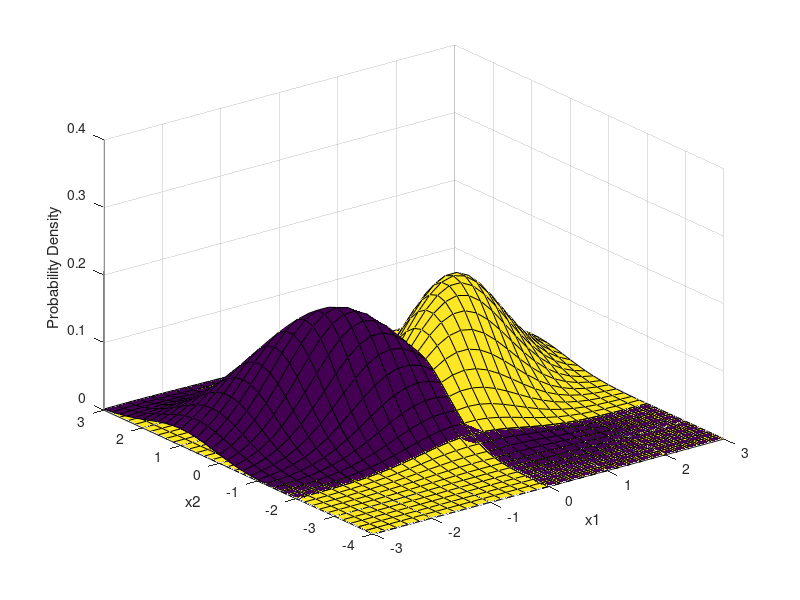
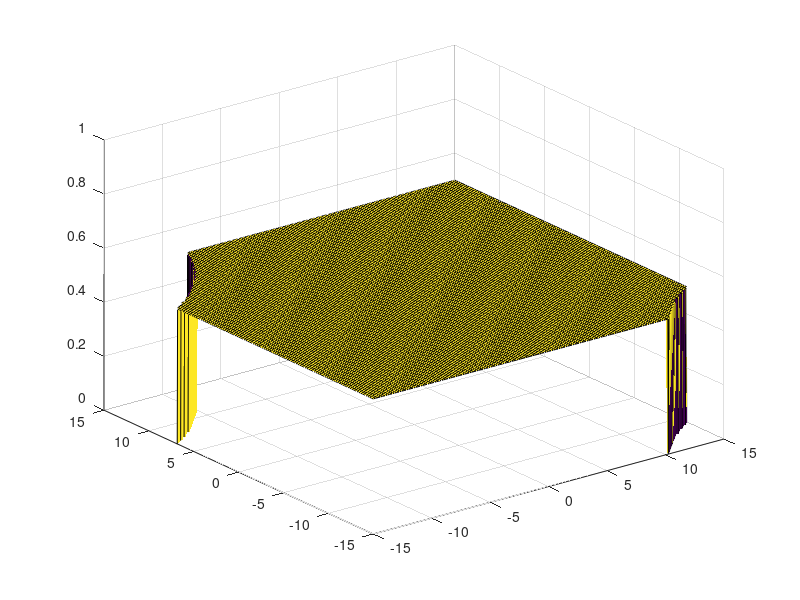

MATLAB code for these plots, in order:
x1 = -15:0.2:15; x2 =-15:0.2:15;
[X1,X2] = meshgrid(x1,x2);
C1 = ones(size(x1,2),size(x2,2)) - 0.5 ;
C2 = ones(size(x1,2),size(x2,2)) + 0.5 ;

mu = [1 0];
Sigma = [1 0.5; 0.5 1];
F1 = mvnpdf([X1(:) X2(:)],mu,Sigma);
F1 = reshape(F1,length(x1),length(x2));
surf(x1,x2,F1,C2);
% caxis([min(F(:))-.5*range(F(:)),max(F(:))]);
axis([-10 10 -10 10 0 .4])
xlabel('x1'); ylabel('x2'); zlabel('Probability Density');

hold on;
mu = [-1 0];
Sigma = [1 -0.5; -0.5 1];
F2 = mvnpdf([X1(:) X2(:)],mu,Sigma);
F2 = reshape(F2,length(x2),length(x1));
surf(x1,x2,F2,C1);
% caxis([min(F(:))-.5*range(F(:)),max(F(:))]);
axis([-3 3 -4 3 0 .4])
% xlabel('x1'); ylabel('x2'); zlabel('Probability Density');

figure;
threshold = 1 ;
epsilon1 = Inf ;

while(epsilon1 ~= 0.05)
    F = zeros(size(x1,2), size(x2,2)) - 2;
    for i = 1: size(x1,2)
        for j = 1 : size(x2,2) 
            if(F1(i,j) > threshold * F2(i,j))
                F(i,j) = 0.5 ;
            end
        end
    end
    epsilon1 = 1 - size(find(F > 0),1) / (size(F,1) * size(F,2)) ;
    if(epsilon1 < 0.048)
        threshold = threshold * 1.5 ;
    elseif(epsilon1 > 0.052)
        threshold = threshold / 2 ;
    else
        break;
    end
    disp(epsilon1);
end
disp('estimated');
surf(x1,x2,F);
axis([-15 15 -15 15 0 1])
% caxis([min(F(:))-.5*range(F(:)),max(F(:))]);
% axis([-10 10 -10 10 0 1])
% C1 = ones(size(x1,2),size(x2,2)) ;
% hold on ;
% surf(x1,x2,(F1./F2),10), C1);
% 
    F = zeros(size(x1,2), size(x2,2)) - 2;
    for i = 1: size(x1,2)
        for j = 1 : size(x2,2) 
            if(F1(i,j) /threshold > F2(i,j))
                F(i,j) = 1 ;
            end
        end
    end
        epsilon2 = size(find(F > 0),1) / (size(F,1) * size(F,2)) ;
        disp(epsilon2 + epsilon1);